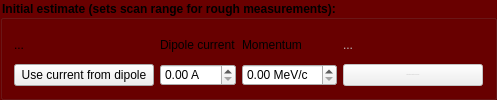
            <widget class="QGroupBox" name="groupBox">
             <property name="minimumSize">
              <size>
               <width>0</width>
               <height>71</height>
              </size>
             </property>
             <property name="font">
              <font>
               <weight>75</weight>
               <bold>true</bold>
              </font>
             </property>
             <property name="styleSheet">
              <string notr="true">QGroupBox{ background-color: rgb(105, 0, 0);}
QLabel{ background-color: rgba(0,0,0,0%);}</string>
             </property>
             <property name="title">
              <string>Initial estimate (sets scan range for rough measurements):</string>
             </property>
             <layout class="QVBoxLayout" name="verticalLayout_2">
              <item>
               <layout class="QGridLayout" name="gridLayout">
                <item row="0" column="0">
                 <widget class="QLabel" name="label_I">
                  <property name="minimumSize">
                   <size>
                    <width>120</width>
                    <height>0</height>
                   </size>
                  </property>
                  <property name="text">
                   <string>...</string>
                  </property>
                 </widget>
                </item>
                <item row="0" column="1">
                 <widget class="QLabel" name="label">
                  <property name="text">
                   <string>Dipole current</string>
                  </property>
                 </widget>
                </item>
                <item row="0" column="2">
                 <widget class="QLabel" name="label_2">
                  <property name="text">
                   <string>Momentum</string>
                  </property>
                 </widget>
                </item>
                <item row="0" column="3">
                 <widget class="QLabel" name="label_RF">
                  <property name="enabled">
                   <bool>false</bool>
                  </property>
                  <property name="minimumSize">
                   <size>
                    <width>120</width>
                    <height>0</height>
                   </size>
                  </property>
                  <property name="text">
                   <string>...</string>
                  </property>
                 </widget>
                </item>
                <item row="1" column="0">
                 <widget class="QPushButton" name="pushButton_useCurrent">
                  <property name="sizePolicy">
                   <sizepolicy hsizetype="Minimum" vsizetype="Fixed">
                    <horstretch>0</horstretch>
                    <verstretch>0</verstretch>
                   </sizepolicy>
                  </property>
                  <property name="minimumSize">
                   <size>
                    <width>140</width>
                    <height>22</height>
                   </size>
                  </property>
                  <property name="maximumSize">
                   <size>
                    <width>371</width>
                    <height>16777215</height>
                   </size>
                  </property>
                  <property name="text">
                   <string>Use current from dipole</string>
                  </property>
                  <property name="checked">
                   <bool>false</bool>
                  </property>
                 </widget>
                </item>
                <item row="1" column="1">
                 <widget class="QDoubleSpinBox" name="doubleSpinBox_I">
                  <property name="suffix">
                   <string> A</string>
                  </property>
                 </widget>
                </item>
                <item row="1" column="2">
                 <widget class="QDoubleSpinBox" name="doubleSpinBox_p">
                  <property name="suffix">
                   <string> MeV/c</string>
                  </property>
                 </widget>
                </item>
                <item row="1" column="3">
                 <widget class="QPushButton" name="pushButton_useRF">
                  <property name="enabled">
                   <bool>false</bool>
                  </property>
                  <property name="sizePolicy">
                   <sizepolicy hsizetype="Minimum" vsizetype="Fixed">
                    <horstretch>0</horstretch>
                    <verstretch>0</verstretch>
                   </sizepolicy>
                  </property>
                  <property name="minimumSize">
                   <size>
                    <width>140</width>
                    <height>22</height>
                   </size>
                  </property>
                  <property name="maximumSize">
                   <size>
                    <width>371</width>
                    <height>16777215</height>
                   </size>
                  </property>
                  <property name="font">
                   <font>
                    <pointsize>-1</pointsize>
                   </font>
                  </property>
                  <property name="text">
                   <string>Estimate momentum from RF</string>
                  </property>
                  <property name="checked">
                   <bool>false</bool>
                  </property>
                 </widget>
                </item>
               </layout>
              </item>
             </layout>
            </widget>
